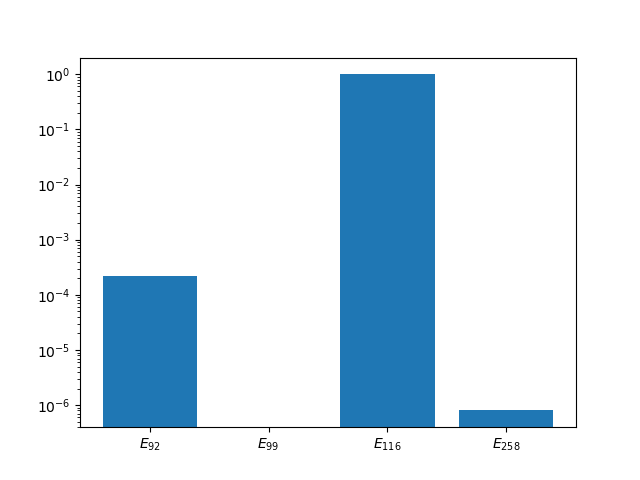

Reproduce this figure in Python.
import matplotlib.pyplot as plt

with open ('../../testing/DAKOTA_TCHEMtest/serial/CCR/pentane/out_chem_sens-8828214.out', 'r') as myfile:
    outputfile = myfile.readlines()
    x2 = outputfile[10849].split(' x2')[0][-16:]
    x3 = outputfile[10850].split(' x3')[0][-16:]
    x4 = outputfile[10851].split(' x4')[0][-16:]
    x5 = outputfile[10852].split(' x5')[0][-16:]

sobol_indices = [float(x2), float(x3), float(x4), float(x5)]

plt.bar(['$E_{92}$', '$E_{99}$', '$E_{116}$', '$E_{258}$'], sobol_indices)
plt.yscale('log')
plt.savefig('pentane_sens_vis.PNG')